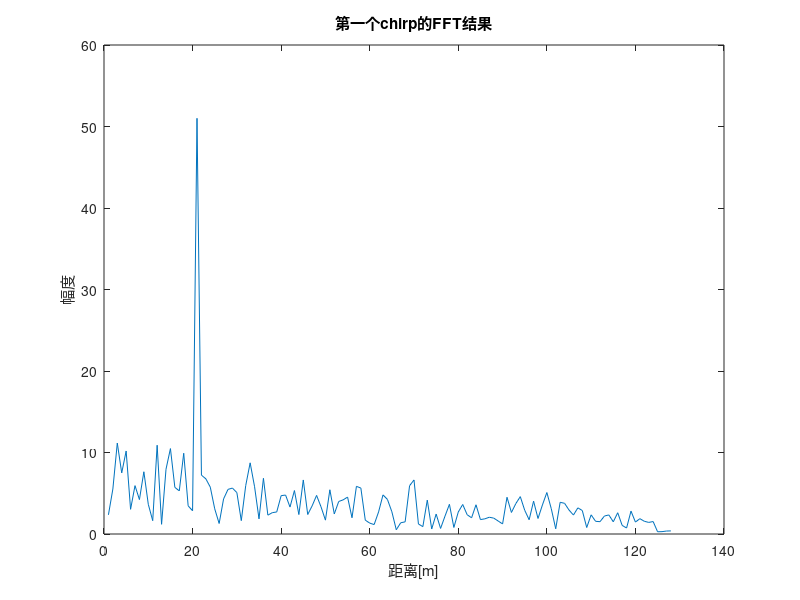

The MATLAB script that drew this image: (Note: this script raises an error after producing the figure.)
%% FMCW雷达发射信号、回波信号、混频、距离维FFT、速度维FFT建模仿真。
%%=========================================================================
clear all;
close all;
clc;
coe =[0,931,0,2940,0,7357,0,32767,32767,0,7357,0,2940,0,931,0]; %滤波器系数
%% 雷达系统参数设置
maxR = 200;           % 雷达最大探测目标的距离
rangeRes = 1;         % 雷达的距离分率
fc= 77e9;             % 雷达工作频率 载频
c = 3e8;              % 光速
lamda = c/fc;         % 载波波长

%% 目标参数
r0 = 20; % 目标距离设置
v0 = 8; % 目标速度设置

%% FMCW波形参数设置
B = c / (2*rangeRes);           % 发射信号带宽B = 150MHz
Tchirp = 20 * 2 * maxR/c;       % 扫频时间
slope = B / Tchirp;             %调频斜率
f_IFmax= (slope*2*maxR)/c ;     %最高中频频率
f_IF=(slope*2*r0)/c ;           %当前中频频率

Nd=64;                           %chirp数量 
Nr=256;                        %ADC采样点数
vres = lamda /(2*Nd*Tchirp);    %速度分辨率
maxV = lamda /(4*Tchirp);       % 雷达最大检测目标的速度
Fs=Nr/Tchirp;                   %模拟信号采样频率

t=linspace(0,Nd*Tchirp,Nr*Nd); %发射信号和接收信号的采样时间 1024*128

Tx=zeros(1,length(t)); %发射信号
Rx=zeros(1,length(t)); %接收信号
% Mix = zeros(1,length(t)); %差频、差拍、拍频、中频信号
fq=linspace(0,Fs/2,Nr/2);

r_t=zeros(1,length(t));
td=zeros(1,length(t));

%% 信号生成
for i=1:length(t)
    
    r_t(i) = r0 + v0*t(i); % 距离更新
    td(i) = 2*r_t(i)/c;    % 延迟时间
    n = floor(i/Nr);
    delta_t(i)=t(i)-td(i);

    Tx(i) = cos(2*pi*(fc*t(i) + (slope*(t(i)- n*Tchirp)^2)/2)); % 发射信号 实数信号
    Rx(i) = cos(2*pi*(fc*(t(i)-td(i)) + (slope*(delta_t(i)- n*Tchirp)^2)/2)); %接收信号 实数信号
    
    if i<=Nr*4
        freq(i) = fc + slope*(t(i)- n*Tchirp);
        freq_echo(i) = fc + slope*(delta_t(i)- n*Tchirp); 
        tb_mix(i) = abs(freq_echo(i) - freq(i));
    end
    Mix(i) = Tx(i).*conj(Rx(i));%差频、差拍、拍频、中频信号
end

%% 加矩形窗
Mix = conv(Mix,coe)/(2^16); % 输出信号
Mix = Mix(1:Nr*Nd);
signal = reshape(Mix,Nr,Nd);

%% 距离维FFT
for i=1:Nd
    sig_fft1(:,i)=fft(signal(:,i));
end

sig_fft = abs(sig_fft1);
figure(1);
plot(sig_fft(1:Nr/2,1));
xlabel('距离[m]');
ylabel('幅度')
title('第一个chirp的FFT结果')

%% 速度维FFT
for i=1:Nr
    sig_fft2(i,:)=fft(sig_fft1(i,:));
end
doppler_axis = vres*((1:Nd/2)-1);
range_axis = rangeRes*((1:Nr/2)-1);

figure(2);
mesh(doppler_axis,range_axis,db(abs(sig_fft2(1:Nr/2,1:Nd/2))));
xlabel('速度[m/s]');
ylabel('距离[m]');
zlabel('幅度');
title('二维FFT结果');
